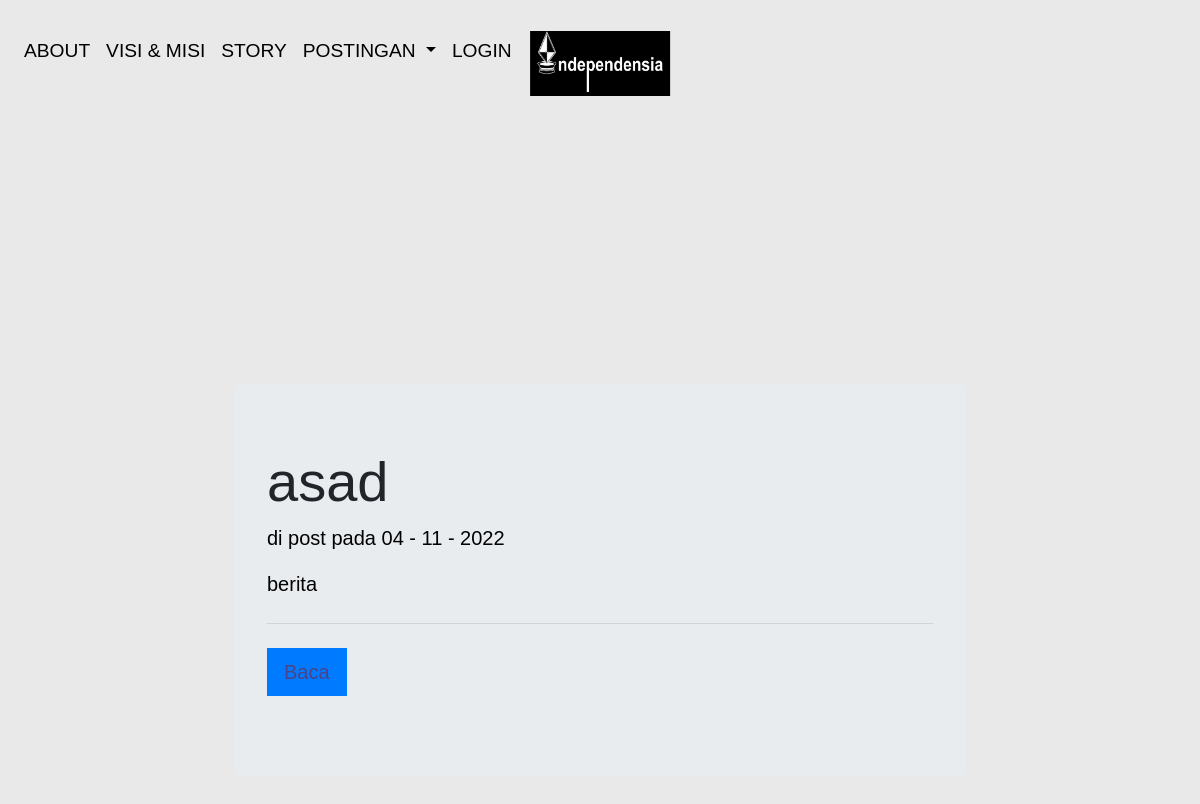
Screenshot of /berita with the database file from the repository.
### sim/models.py (models this page shows, shortened)
class Ttulisan(db.Model,UserMixin):
    id_tulisan= db.Column(db.Integer, primary_key=True)
    judul= db.Column(db.String(100),nullable=False)
    kategori =db.Column(db.String(100), nullable=False)
    isi =db.Column(db.String(10000), nullable=False)
    tgl_post = db.Column(db.DateTime, nullable=False, default=datetime.utcnow)

### sim/admin/routes.py (the view)
@radmin.route("/berita")
def berita():
    tampilan = Ttulisan.query.all()
    return render_template("berita.html",info = tampilan)

### sim/templates/berita.html (shortened to what this page needs)
{% extends "base2.html" %}
{% block konten %}
{% for data in info|reverse %}
{% if data.kategori =="berita" %}
<div class="jumbotron">
  <h1 class="display-4">{{data.judul}}</h1>
  <p class="lead">di post pada {{data.tgl_post.strftime("%d")}} - {{data.tgl_post.strftime("%m")}} - {{data.tgl_post.strftime("%Y")}}</p>
  <p class="lead">{{data.kategori}}</p>
  <hr class="my-4">
  <p class="lead">
    <a class="btn btn-primary btn-lg" href="{{url_for("radmin.detil",ed_id=data.id_tulisan)}} " role="button">Baca</a>
  </p>
</div>
{%endif%}
{%endfor%}
{% endblock %}

### sim/static/css/style.css (style rules this page uses)
* { margin: 0; padding: 0; }
html, body, .Container { height: 100%; font-family: 'Alegreya Sans', sans-serif; }
body { background-color: #e6e6e6d7; }
.btn { border-radius: 0; }
a:link, a:hover, a:visited { text-decoration: none; color: rgba(163, 5, 5, 0.486); }
h1 { font-size: 3.5rem; }
p { color: #000; font-family: 'Alegreya Sans', sans-serif; font-size: 1.2rem; }
:root { --swiper-theme-color: #000; }

### rows the page displays
Ttulisan: judul "asad", tgl_post "04", tgl_post "11", tgl_post "2022", kategori "berita"
